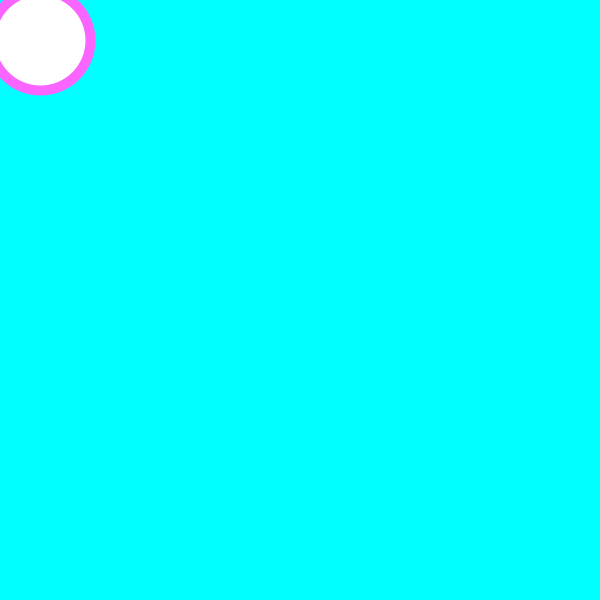
Frame 1 (no input)
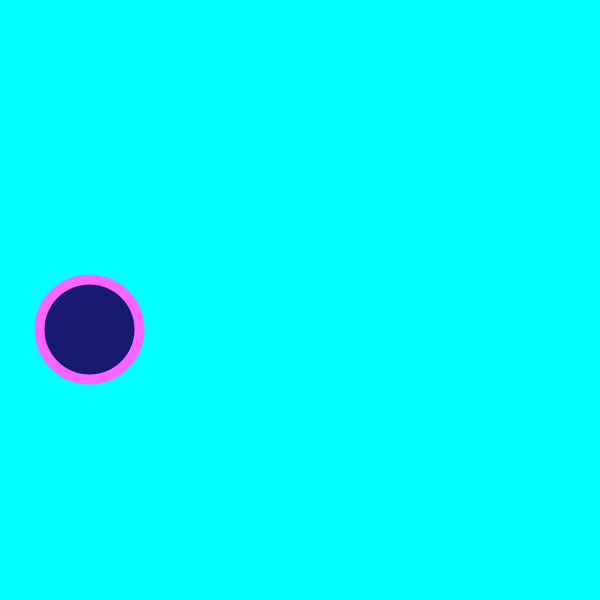
Frame 60 (the mouse pressed at the canvas centre just before this capture)
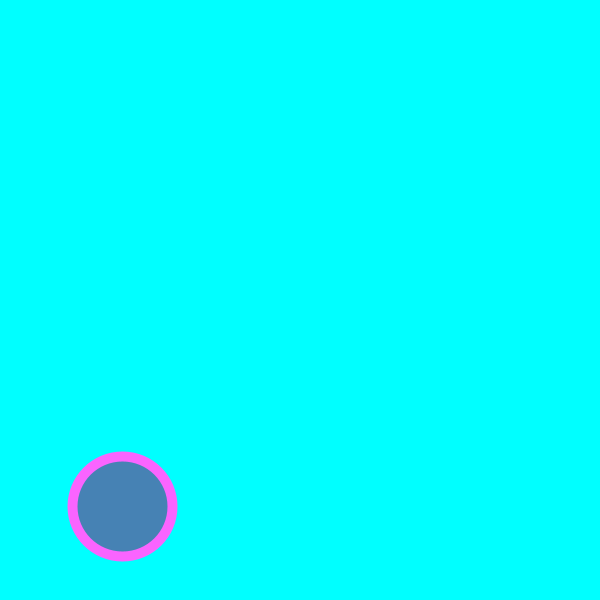
Frame 120 (the mouse held since frame 60 and released just before this capture)

The Processing sketch that drew these frames (run headless with seeded random() and noise(); from frame 60 on, the mouse is pressed at the canvas centre):

// Processing sketch: processing_136067
// ── processing_136067.pde

float centerX = 40;
float centerY = 40;
float moveX = random (10,20);
float moveY = random (10,20);
 
void setup () {
  size (600,600);
  }
  
void draw () {
  background (0,255,255);
  stroke(250,100,255);
  strokeWeight(10);
  
  ellipse(centerX, centerY, 100, 100);
  centerX = centerX + moveX;
  centerY = centerY + moveY;
   
  if (centerX > 550) {
    moveX = moveX * -1;
    fill(70, 130, 180);
  }
  else if (centerX < 50) {
    moveX = moveX * -1;
    fill (106, 90, 205);   
  }
 if (centerY > 550) {
    moveY = moveY *-1;
    fill (25, 25, 112);
  }
  else if (centerY < 50) {
    moveY = moveY * -1;
    fill (176, 48, 96);
  } 
}
